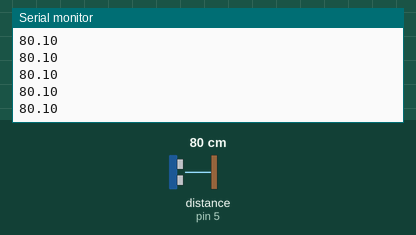
This sketch was run on a simulated Arduino Uno, built with avr-gcc and run on an emulated ATmega328P. Parts: the last lines printed to the serial monitor. Wiring (inferred from the names in the program): ultrasonic range finder: trigger pin 16; echo pin 5. The inputs (shaded band) are chosen by the test bench; at power-on: distance to the obstacle (sensor on pin 5) 80 cm. The echo pulse lasts 58.3 µs per cm.

Above: at 1.2 s.
1.3 s: distance to the obstacle (sensor on pin 5) set to 2 cm
At 1.6 s:
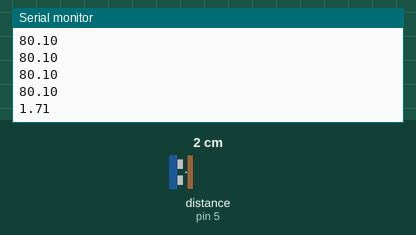
2.8 s: distance to the obstacle (sensor on pin 5) set to 4 cm
At 2.8 s:
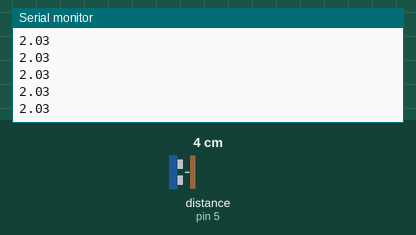
Timing chart, 0 to 5.8 s (numbered marks = the images above; inputs shaded):
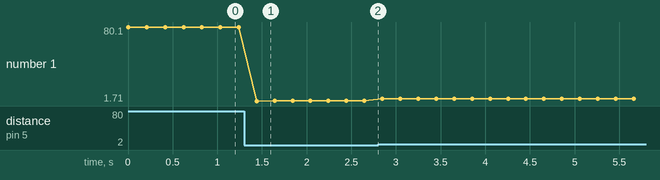

The sketch:

Ultrasonico-Prueba.ino
```cpp
int Pecho = 5;
int Ptrig = 16;

float tiempo, distancia;

void setup() {
  Serial.begin (9600);       // inicializa el puerto seria a 9600 baudios
  pinMode(Pecho, INPUT);     // define el pin 6 como entrada (echo)
  pinMode(Ptrig, OUTPUT);

}

void loop() {
  digitalWrite(Ptrig, LOW);
  delayMicroseconds(4);
  digitalWrite(Ptrig, HIGH);   // genera el pulso de triger por 10ms
  delayMicroseconds(10);
  digitalWrite(Ptrig, LOW);

  tiempo = pulseIn(Pecho, HIGH);
  distancia = (tiempo/2)/29;

  Serial.println(distancia);

  delay(200);
}
```

Measured:
- after the input at 1.3 s, the serial monitor: prints a new line after 0.14 s (image 1)
- plotted number 1: 80.1 → 2.03 after the input at 1.3 s, 2.03 → 4.05 after the input at 2.8 s
